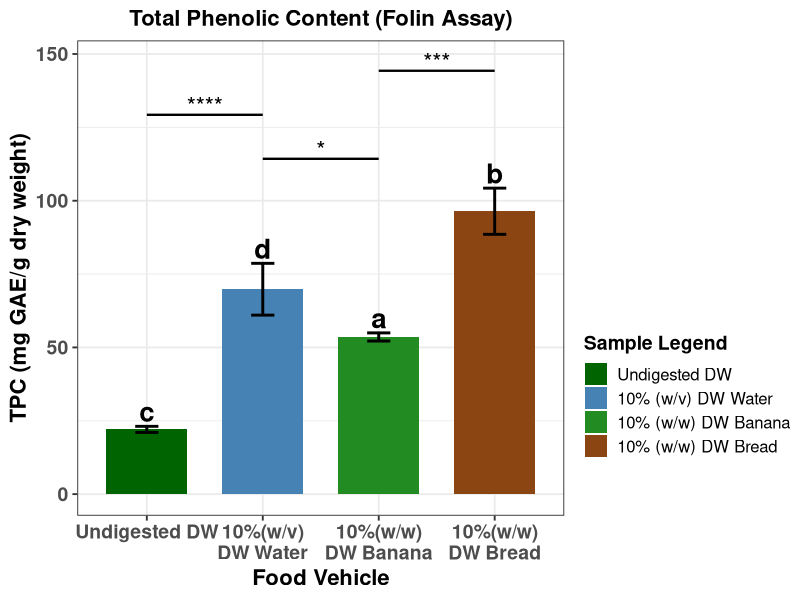

This figure's R source:
#This Code is made by Maruf Raihan (PhD,NICHE,Ulster)for Folin data statistical analysis and visual presentation


library(dplyr)
library(ggplot2)
library(multcompView)

# -----------------------------
# Raw data
# -----------------------------
TPC <- c(
  22.1, 21.0, 23.1,        # Undigested DW
  80.0, 65.4, 64.1,        # 10%(w/v)\nDW Water
  52.4, 55.1, 53.2,        # 10%(w/w)\nDW Banana
  105.13, 89.83, 94.30     # 10%(w/w)\nDW Bread
)

group <- factor(rep(c("Undigested DW", "10%(w/v)\nDW Water", "10%(w/w)\nDW Banana", "10%(w/w)\nDW Bread"), each = 3))
df <- data.frame(TPC, group)

# -----------------------------
# ANOVA + Tukey
# -----------------------------
anova_result <- aov(TPC ~ group, data = df)
tukey <- TukeyHSD(anova_result)

# Extract p-values
pvals <- tukey$group[, "p adj"]
names(pvals) <- rownames(tukey$group)

# -----------------------------
# Tukey LETTERS (NEW)
# -----------------------------
letters <- multcompLetters(pvals)$Letters
letters_df <- data.frame(
  Sample = names(letters),
  Letter = letters
)

# -----------------------------
# Summary table (means + SD)
# -----------------------------
df_summary <- df %>%
  group_by(group) %>%
  summarise(
    Mean = mean(TPC),
    SD   = sd(TPC),
    .groups = "drop"
  )

df_summary$Sample <- factor(df_summary$group,
                            levels = c("Undigested DW", "10%(w/v)\nDW Water", "10%(w/w)\nDW Banana", "10%(w/w)\nDW Bread"))

# Merge Tukey letters into summary
df_summary <- merge(df_summary, letters_df, by.x = "Sample", by.y = "Sample")

# -----------------------------
# Function: convert p-value → asterisks
# -----------------------------
p_to_star <- function(p) {
  if (p < 0.0001) return("****")
  if (p < 0.001)  return("***")
  if (p < 0.01)   return("**")
  if (p < 0.05)   return("*")
  return("ns")
}

# -----------------------------
# Build automatic bracket table
# -----------------------------
comparisons <- data.frame(
  comp = names(pvals),
  p = pvals,
  stars = sapply(pvals, p_to_star)
)

# Split "A-B" into two groups
comparisons <- comparisons %>%
  mutate(
    g1 = sub("-.*", "", comp),
    g2 = sub(".*-", "", comp)
  )

# -----------------------------
# REMOVE ONLY:
# Undigested DW – 10%(w/w)\nDW Banana
# Undigested DW – 10%(w/w) \nDW Bread
# 10%(w/v)\nDW Water – 10%(w/w) \nDW Bread
# -----------------------------
remove_comps <- c(
  "Undigested DW-10%(w/w)\nDW Banana",
  "10%(w/w)\nDW Banana-Undigested DW",
  "10%(w/v)\nDW Water-10%(w/w)\nDW Bread",
  "10%(w/w)\nDW Bread-10%(w/v)\nDW Water",
  "Undigested DW-10%(w/w)\nDW Bread"
)

comparisons <- comparisons %>%
  filter(!(comp %in% remove_comps))

# -----------------------------
# Assign bracket height automatically
# -----------------------------
max_y <- max(df_summary$Mean + df_summary$SD)
comparisons$y <- seq(max_y + 10, max_y + 10 + 15*(nrow(comparisons)-1), by = 15)

# -----------------------------
# ggplot
# -----------------------------
p <- ggplot(df_summary, aes(x = Sample, y = Mean, fill = Sample)) +
  geom_col(width = 0.7) +
  geom_errorbar(aes(ymin = Mean - SD, ymax = Mean + SD),
                width = 0.2, linewidth = 1) +
  
  # -----------------------------
# ADD TUKEY LETTERS ABOVE BARS
# -----------------------------
geom_text(
  aes(label = Letter, y = Mean + SD + 5),
  size = 7,
  fontface = "bold"
) +
  
  scale_fill_manual(
    values = c("Undigested DW" = "darkgreen",
               "10%(w/v)\nDW Water"   = "steelblue",
               "10%(w/w)\nDW Banana"  = "forestgreen",
               "10%(w/w)\nDW Bread"   = "saddlebrown"),
    labels = c(
      "Undigested DW",
      "10% (w/v) DW Water",
      "10% (w/w) DW Banana",
      "10% (w/w) DW Bread"
    ),
    name = "Sample Legend"
  ) +
  
  theme_bw(base_size = 14) +
  theme(
    legend.position = "right",
    legend.margin = margin(t = 170),      # push legend downward
    legend.title = element_text(size = 14, face = "bold"),
    legend.text  = element_text(size = 12),
    plot.title = element_text(size = 16, face = "bold", hjust = 0.5),
    axis.text.x = element_text(size = 14, face = "bold"),
    axis.text.y = element_text(size = 14, face = "bold"),
    axis.title.x = element_text(size = 16, face = "bold"),
    axis.title.y = element_text(size = 16, face = "bold")
  ) +
  labs(
    title = "Total Phenolic Content (Folin Assay)",
    x = "Food Vehicle",
    y = "TPC (mg GAE/g dry weight)"
  )

# -----------------------------
# Add automatic brackets + asterisks
# -----------------------------
for (i in 1:nrow(comparisons)) {
  g1 <- comparisons$g1[i]
  g2 <- comparisons$g2[i]
  y  <- comparisons$y[i]
  stars <- comparisons$stars[i]
  
  x1 <- which(levels(df_summary$Sample) == g1)
  x2 <- which(levels(df_summary$Sample) == g2)
  
  p <- p +
    annotate("segment", x = x1, xend = x2, y = y, yend = y, linewidth = 0.8) +
    annotate("text", x = (x1 + x2)/2, y = y + 3, label = stars, size = 6)
}

print(p)

# -----------------------------
# Console output
# -----------------------------
cat("\n=== DESCRIPTIVE STATS + TUKEY LETTERS ===\n")
print(df_summary)

cat("\n=== ANOVA SUMMARY ===\n")
print(summary(anova_result))

cat("\n=== TUKEY POST-HOC ===\n")
print(tukey)

cat("\n=== SIGNIFICANCE STARS USED IN PLOT ===\n")
print(comparisons[, c("comp", "p", "stars")])
